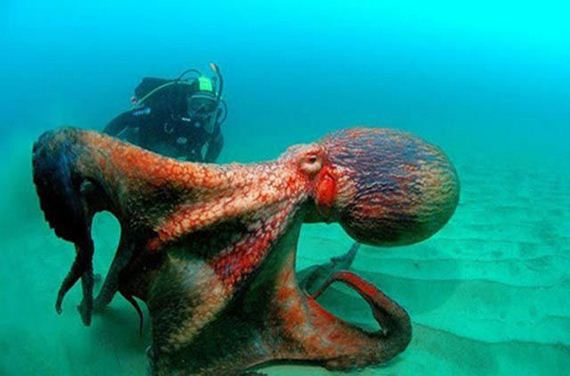
//> input picture test-images/pieuvre.jpg, 570 x 376 px
$ ./images   (built with g++ and OpenCV 4)
//> lines starting //> are read from the running program, lines starting //| are printed output that depends on the picture; after the words box and inside, x2 and y2 are one past the last pixel; in counts of white or black regions, pixels touching at a corner belong together
### data.h
#pragma once
#include <opencv2/highgui/highgui.hpp>

using namespace cv;
using namespace std;

#include "polygon.h"
enum SegmentationMode {
	BALLOON_MODE,
	CURV_MODE,
	ALL_MODE
};

class Data {

public:
  Data(Mat &Image);
  Mat image; // Image originale
  Mat bwImage; // Image convertie en noir et blanc.
  Mat gradient; //Norme du gradient
  Mat gGradient; //g(Norme du gradient)
  Mat gx; // gradient en x de g
  Mat gy;  // gradient en y de g
  Polygon polygon; // polygone lié à l'image

  void drawNextStep(double step, const Mat &Image, SegmentationMode mode);
  void findContour(double step, SegmentationMode mode);
  bool isValidPoint(Point2d p);
  //Modigie le polygone en utilisant une descente de gradient et compris dans les bords de l'image.
};

### polygon.h
#pragma once
#include <opencv2/highgui/highgui.hpp>

using namespace cv;
using namespace std;

#include <vector>
class Polygon {
public:
	vector<Point2d> points; //Points du polygone.
	vector<Point2d> regularPoints; //Points du polygone reechantilloné.
	Polygon(); //ctor vide
	Polygon(vector<Point2d> points); //ctor avec les points du polygon.
	void update(const Mat &G); //Met à jour les tangentes etcs.
	void addPoint(Point2d p); // adds a point to the polygon.
	void drawPolygon(const Mat &Image); //draws the polygon on a given image.
	void drawNormales(const Mat &Image);
	void drawCurvatures(const Mat &Image);
	vector<Point2d> rechantillonage(); //adds regular points on the polygon.
	vector<Vec2d> computeTangentes();
	vector<Vec2d> computeNormales();
	vector<Vec2d> computeDeriv();
	vector<double> computeCurvature();
	Vec2d getNormale(int i);
	double getCurvature(int i);
	Point2d getPoint(int i);
	void replacePoint(int i, Point2d p);
	int getRegularPointSize() {return regularPoints.size();};
	vector<Point2d> deleteLoop(); //détecte les boucles internes et supprime les points de la plus petite.
	~Polygon(); //destructor

private:
	vector<Vec2d> tangentes; //Tangentes au polygone rééchantillonné.
	vector<Vec2d> normales; //Normales au polygone rééchantillonné.
	vector<Vec2d> deriveeseconde;
	vector<double> curvature;
};

### data.cpp
#include "data.h"

#include <opencv2/highgui/highgui.hpp>
#include <opencv2/imgproc/imgproc.hpp>
#include <iostream>
#include "polygon.h"
using namespace cv;
using namespace std;

const float COEFF_CURV = 120;
const float COEFF_BALL = 1; //Coefficient de la force ballon.

Mat getGradient(const Mat &I); //Calcule la norme du gradient de l'image
Mat applyFunction(const Mat &I); //Applique la fonction g aux valeurs.
Mat *computeGradient(const Mat &I); //Calcule le gradient de l'image
float g(float x) {return 1/(1 + x * x);} //fonctin g.
bool isvalid(float x) {return (x * 0 == 0);}; //vérifie que le float est bien un number.
// [9 lines left out: function checkValidity, not called in this run]

bool Data::isValidPoint(Point2d p) {
	int m = image.rows, n = image.cols;
	return (p.x >= 0 && p.x < n && p.y >=0 && p.y < m);
}

Data::Data(Mat &A) {
    Mat I(A.rows, A.cols, CV_32F);
    cvtColor(A,I,CV_BGR2GRAY);
    image = A;
    bwImage = I;
    gradient = getGradient(I);
    gGradient = applyFunction(gradient);
    Mat *gradientG = computeGradient(gGradient);
    gx = gradientG[0];
    gy = gradientG[1];
    polygon = Polygon();
}

void Data::drawNextStep(double step, const Mat &Image, SegmentationMode mode) {
	Mat copyImage = Image.clone();
	int m = Image.rows;
	int r,c;
	//cout << "Drawing next step" << endl;
	polygon.drawPolygon(copyImage);
	int L = polygon.regularPoints.size();
	vector<Point2d> nextPoints;
	for (int i = 0; i < L; i++) {
		Point2d p = polygon.getPoint(i);
		r = (int)p.y;
		c = (int)p.x;
		float g = gGradient.at<float>(r,c);
		double curv = polygon.getCurvature(i);
		Vec2d normale = polygon.getNormale(i);
		float gradx = gx.at<float>(r,c);
		float grady = gy.at<float>(r,c);
		float nx = normale(0);
		float ny = normale(1);
		//cout << "Step" << i << ": " << g * curv  * step<< endl;
		float scalar = 0.;
		switch (mode) {
			case BALLOON_MODE:
			scalar = - (curv + COEFF_BALL) * g * step;
			break;
			case CURV_MODE:
			scalar = - curv * COEFF_CURV;
			break;
			case ALL_MODE:
			curv = curv + COEFF_BALL;
			scalar =  (gradx * nx + grady * ny - (curv) * g) * step;
			break;
		}
		//cout << scalar << endl;
		Point2d nextP(scalar * nx + p.x, scalar * ny + p.y);
	//	if (isValidPoint(nextP)) {
			line(copyImage, nextP, p, Scalar(0,0,255));
// [12 lines of commented-out code are left out]
	}
	imshow("images", copyImage);
}

void Data::findContour(double step, SegmentationMode mode) {
	int r,c;
	int L = polygon.getRegularPointSize();
	vector<Point2d> nextPoints(L);
	for (int i = 0; i < L; i++) {
		Point2d p = polygon.getPoint(i);
		//cout << "i: " << i << " size: " << L << endl;
		r = (int)p.y;
		c = (int)p.x;
		float g = gGradient.at<float>(r,c);
		double curv = polygon.getCurvature(i);
		Vec2d normale = polygon.getNormale(i);
		float gradx = gx.at<float>(r,c);
		float grady = gy.at<float>(r,c);
		float nx = normale(0);
		float ny = normale(1);
		float scalar = 0.;
		switch (mode) {
			case BALLOON_MODE:
			scalar =  - (curv + COEFF_BALL) * g * step;
			break;
			case CURV_MODE:
			scalar =  - curv * COEFF_CURV;
			break;
			case ALL_MODE:
		    curv = curv + COEFF_BALL;
			scalar =  (gradx * nx + grady * ny - curv * g) * step;
			break;
		}
		Point2d nextP(scalar * nx + p.x, scalar * ny + p.y);
		if (isValidPoint(nextP)) {
		  nextPoints.at(i) = nextP;
		} else {
			nextP.x = nx + p.x;
			nextP.y = ny + p.y;
			nextPoints.at(i) = nextP;
		}
	}
	polygon.points = nextPoints;
	polygon.update(gGradient);
}

Mat getGradient(const Mat &I) {
	int m=I.rows,n=I.cols;
    Mat G(m,n,CV_32F);
    for (int i=0; i<m; i++)
    {
        for (int j=0; j<n; j++)
        {
            float ix,iy;
            if (i==0 || i==m-1)
                iy=0;
            else
                iy=(float(I.at<uchar>(i+1,j))-float(I.at<uchar>(i-1,j)))/2;
            if (j==0 || j==n-1)
                ix=0;
            else
                ix=(float(I.at<uchar>(i,j+1))-float(I.at<uchar>(i,j-1)))/2;

            G.at<float>(i,j)=sqrt(ix*ix+iy*iy);
        }
    }
    return G;
}

Mat *computeGradient(const Mat &I) {
	int m = I.rows, n = I.cols;
	cout << m << ", " << n << endl;
	Mat Ix(m, n, CV_32F), Iy(m, n, CV_32F);
	for (int i = 0; i < m; i++) {
		for (int j = 0; j < n; j++) {
			float ix, iy;
			 if (i==0 || i==m - 1)
                iy=0;
            else
                iy=(I.at<float>(i+1,j)- I.at<float>(i-1,j)) / 2;
            if (j==0 || j==n - 1)
                ix=0;
            else
                ix=(I.at<float>(i,j+1)- I.at<float>(i,j-1))/2;

            Ix.at<float>(i, j) = ix;
            Iy.at<float>(i, j) = iy;
		}
	}
	Mat *result = new Mat[2];
	result[0] = Ix;
	result[1] = Iy;
	return result;
}

Mat applyFunction(const Mat &I) {
	int m = I.rows, n = I.cols;
	Mat result(m, n, CV_32F);
	for (int i = 0; i < m; i++) {
		for (int j = 0; j < n; j++) {
			result.at<float>(i,j) = g(I.at<float>(i,j));
		}
	}
	return result;
}

### polygon.cpp
#include <opencv2/highgui/highgui.hpp>
#include <opencv2/imgproc/imgproc.hpp>
#include <iostream>
#include <math.h>
#include "polygon.h"
using namespace cv;
using namespace std;

#include <vector>

const int PIXEL_STEP = 15; //Ecart entre les points du polygone après ré-échantillonage.

bool segmentCut(Point2d p1, Point2d p2, Point2d q1, Point2d q2);
//Détermine si le segment p1 p2 coupt q1 q2.

Polygon::Polygon() {
		std::vector<Point2d> pts;
		points = std::vector<Point2d>();
		std::vector<Vec2d> norm;
		regularPoints = pts;
		tangentes = norm;
		normales = norm;
		deriveeseconde = norm;
		curvature = std::vector<double>();
	}

	// [9 lines left out: function Polygon, not called in this run]

	void Polygon::addPoint(Point2d p) {
		points.push_back(p);
		regularPoints = rechantillonage();
		tangentes = computeTangentes();
		normales = computeNormales();
		deriveeseconde = computeDeriv();
		curvature = computeCurvature();
	}

	void Polygon::update(const Mat &G) {
		regularPoints = rechantillonage();
		regularPoints = deleteLoop();
		tangentes = computeTangentes();
		normales = computeNormales();
		deriveeseconde = computeDeriv();
		curvature = computeCurvature();
	}

	void Polygon::replacePoint(int i, Point2d p) {
		regularPoints.at(i) = p;
	}

	void Polygon::drawPolygon(const Mat &Image) {
		if (points.size() < 2) return;
		//cout << "Drawing polygon with " << points.size() << endl;
		Point beginPoint = regularPoints[0];
		Point endPoint = beginPoint;
		for (int i = 1; i <= regularPoints.size(); i++) {
			endPoint = regularPoints[i % regularPoints.size()];
			circle(Image,beginPoint, 2, Scalar(255,255,0), 5);
			line(Image, beginPoint, endPoint, Scalar(0,255,0));
			beginPoint = endPoint;
		}
		//drawNormales(Image);
		//drawCurvatures(Image);
		imshow("images", Image);
	}

	// [21 lines left out: functions drawNormales, drawCurvatures, not called in this run]

	Point convexPoint(Point beginPoint, Point endPoint, double t) {
		return Point(t * endPoint.x + (1 - t) * beginPoint.x, t * endPoint.y + (1 - t) * beginPoint.y);
	}

	vector<Point2d> Polygon::rechantillonage() {
		int l = points.size();
		//cout << "Initial points: " << l << endl;
		std::vector<Point2d> newPoints;
		Point beginPoint = points[0];
		Point endPoint = beginPoint;
		double pas = 0;
		for (int i = 1; i <= l; i++) {
			endPoint = points[i % l];
			if (norm(beginPoint-endPoint) > PIXEL_STEP) {
				pas = PIXEL_STEP / (norm(beginPoint-endPoint));
				for (double t = 0; t <=1; t+=pas) {
					Point intermediatePoint = convexPoint(beginPoint, endPoint, t);
					if (norm(intermediatePoint - endPoint) > PIXEL_STEP) {
						newPoints.push_back(intermediatePoint);
					}
				}
			} else {
				newPoints.push_back(beginPoint);
			}
			beginPoint = endPoint;
		}

	//cout<< "Rechantillonage: " << newPoints.size() << " points." <<endl;
	return newPoints;
	}

	vector<Vec2d> Polygon::computeTangentes() {
		int L = regularPoints.size();
		std::vector<Vec2d> tangentes(L);
		if (regularPoints.size() < 3) return tangentes;

		for (int i = 1; i <= L; i++) {
			Point before = regularPoints[(i - 1) % L];
			Point after = regularPoints[(i + 1) % L];
			Vec2d tangente((after.x - before.x) / 2, (after.y - before.y) / 2);
			tangentes[i % L] = tangente;
		}
	return tangentes;
	}

	vector<Vec2d> Polygon::computeNormales() {
		int L = regularPoints.size();
		std::vector<Vec2d> normales;
		for (int i = 0; i < L; i++) {
			Vec2d normale(-tangentes[i](1), tangentes[i](0));
			if (norm(normale) == 0) {
				//cout << i << " normale de norme nulle" << endl;
				normales.push_back(normale);
			} else {
				Vec2d norme1 = (1 / norm(normale)) * normale;
				normales.push_back(norme1);
			}
		}
		return normales;
	}

	vector<Vec2d> Polygon::computeDeriv() {
		int L = regularPoints.size();
		std::vector<Vec2d> secondes(L);
		for (int i = 1; i <= L; i++) {
			Point before = regularPoints[(i - 1) % L];
			Point current = regularPoints[i % L];
			Point after = regularPoints[(i + 1) % L];
			Vec2d derivee(after.x - 2 * current.x + before.x, after.y - 2 * current.y + before.y);
			secondes[i % L] = derivee;
		}
		return secondes;
	}

	vector<double> Polygon::computeCurvature() {
		int L = regularPoints.size();
		std::vector<double> curvature(L);
		double xp, yp, xpp, ypp;
		for (int i = 0; i < L; i++) {
			xp = tangentes[i](0);
			yp = tangentes[i](1);
			xpp = deriveeseconde[i](0);
			ypp = deriveeseconde[i](1);
			curvature[i] = (xpp * yp - xp * ypp) / pow ((xp * xp + yp * yp), 1.5);
		}
		return curvature;
	}


	double Polygon::getCurvature(int i) {
		return curvature.at(i);
	}

	Vec2d Polygon::getNormale(int i) {
		return normales.at(i);
	}

	Point2d Polygon::getPoint(int i) {
		return regularPoints.at(i);
	}

	vector<Point2d> Polygon::deleteLoop() {
		int L = regularPoints.size();
		if (L < 2) return regularPoints;
		vector<Point2d> newPoints;
		Point2d p1, p2, q1, q2;
		int cut1, cut2;
		bool found = false;
		for (int i = 0; i < L; i++) {
			if (found) break;
			p1 = regularPoints[i % L];
			p2 = regularPoints[(i+1) % L];
			for (int j = 0; j < L; j++) {
				if (found) break;
				if (j != i && j!= (i+1 % L)) {
					q1 = regularPoints[j % L];
					q2 = regularPoints[(j+1) % L];
					if (segmentCut(p1, p2, q1, q2)) {
						found = true;
						int b1 = j - i;
						int b2 = i - j;
						b1 = (b1 < 0) ? (b1 + L) : b1;
						b2 = (b2 < 0) ? (b2 + L) : b2;
						if (b1 > b2) {
							cut1 = (i + 1);
							cut2 = j;
						} else {
							cut1 = (j + 1);
							cut2 = i;
						}
					}
				}
			}
		}
		if (found) {
			cout << "Found loop: " << cut1 << ", " << cut2 << endl;
			//waitKey();
			if (cut2 < cut1) {cut2 += L;}
			for (int k = cut1; k <= cut2; k++) {
				newPoints.push_back(regularPoints[k % L]);
			}
			return newPoints;
		} else {
			return regularPoints;
		}
	}

	bool segmentCut(Point2d p1, Point2d p2, Point2d q1, Point2d q2) {
		double bq, bp, aq, ap;
		ap = (p2.y - p1.y) / (p2.x - p1.x);
		aq = (q2.y - q1.y) / (q2.x - q1.x);
		bp = p1.y - ap * p1.x;
		bq = q1.y - aq * q1.x;
		if (ap == aq) return false;
		double xintersect = (bq - bp) / (ap - aq);
		if (xintersect == q1.x || xintersect == q2.x) return false;
		if (xintersect == p1.x || xintersect == p2.x) return false;
		double tq = (xintersect - q1.x) / (q2.x - q1.x);
		double tp = (xintersect - p1.x) / (p2.x - p1.x);
		if (tp > 0.01 && tp < 0.99 && tq >0.01 && tq < 0.99) {
			cout << "Tp: " << tp << endl;
			cout <<"Tq: " << tq << endl;
			return true;
		}
		return false;
	}

	Polygon::~Polygon(){}

### images.cpp
#include <opencv2/highgui/highgui.hpp>
#include <opencv2/imgproc/imgproc.hpp>

#include <iostream>
#include "polygon.h"
#include "data.h"

using namespace cv;
using namespace std;

const float STEP = 5;
const SegmentationMode mode = ALL_MODE;
const string WIN_NAME = "images";

Mat float2byte(const Mat& If);

void onMouse1(int event,int x,int y,int foo,void* p)
{
	if (event!= CV_EVENT_LBUTTONDOWN)
		return;
	Point m1(x,y);
    Data *D = (Data *)p;
    D->polygon.addPoint(m1);
    cout << "Adding point: (" << x << ", " << y << ")" << endl;
    D->polygon.drawPolygon(D->image.clone());
}

int main()
{
	// Mat A=imread("../segmentation.png");
	Mat A = imread("test-images/pieuvre.jpg");
//> A is the input picture: 376 rows x 570 cols, CV_8UC3; mean B, G, R 137.6, 140.6, 26.2
	// Mat A = imread("test-images/eiffel.jpg");
	// Mat A = imread("test-images/starfish.jpg");
    namedWindow(WIN_NAME);
    imshow(WIN_NAME,A);
    Data *D = new Data(A);
//> after the loop in getGradient, `for (int i=0; i<m; i++)`:
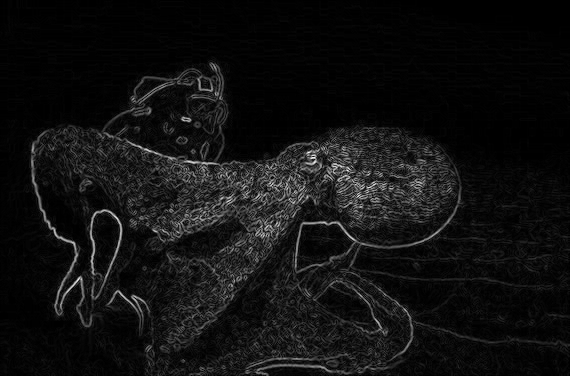
//> G: 376 rows x 570 cols, CV_32FC1; min 0, max 74.05, mean 5; drawn with min black and max white
//> after the loop in applyFunction, `for (int i = 0; i < m; i++)`:
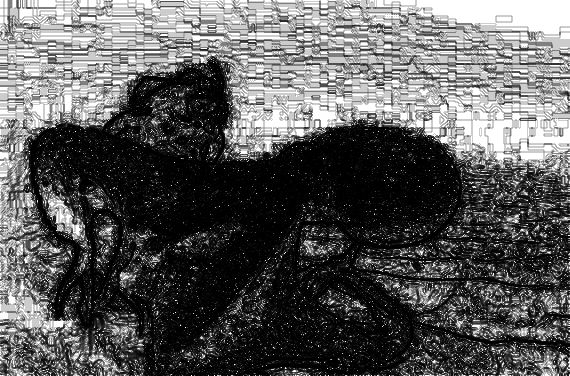
//> result: 376 rows x 570 cols, CV_32FC1; min 0.000182, max 1, mean 0.356
//| 376, 570
//> after the loop in computeGradient, `for (int i = 0; i < m; i++)`:
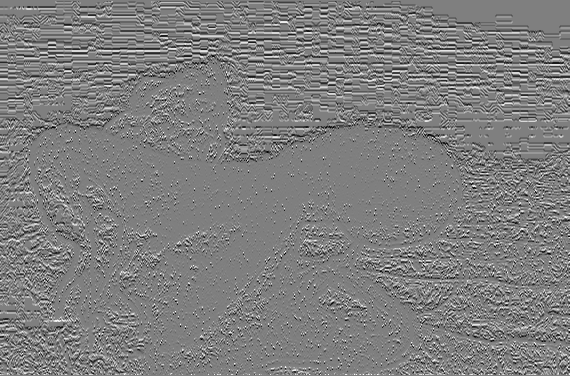
//> Iy: 376 rows x 570 cols, CV_32FC1; min -0.499, max 0.5, mean -0.00158; drawn with min black and max white
    bool modifyPolygon = true;
    imshow("gGradient", float2byte(D->gGradient));
//> in float2byte, `minMaxLoc(If,&minVal,&maxVal);`: minVal = 0.000182; maxVal = 1
    imshow("gx", float2byte(D->gx));
    imshow("gy", float2byte(D->gy));
    cout << "Gradient computing done, please define polygon." << endl;
    imshow(WIN_NAME, float2byte(D->image));
    setMouseCallback(WIN_NAME, onMouse1, D);
    waitKey();
//> the left mouse button is pressed and released at (142, 94)
//> the left mouse button is pressed and released at (427, 94)
//> after the loop in drawPolygon (call 2), `for (int i = 1; i <= regularPoints.size(); i++)`: Image: 376 rows x 570 cols, CV_8UC3; 0.75% of pixels changed, all inside (x1, y1, x2, y2) = (137, 88, 433, 100)
//> the left mouse button is pressed and released at (427, 282)
//> after the loop in drawPolygon (call 3), `for (int i = 1; i <= regularPoints.size(); i++)`: Image: 376 rows x 570 cols, CV_8UC3; 1.92% of pixels changed, all inside (x1, y1, x2, y2) = (137, 88, 433, 288)
//> the left mouse button is pressed and released at (142, 282)
//> after the loop in drawPolygon (call 4), `for (int i = 1; i <= regularPoints.size(); i++)`:
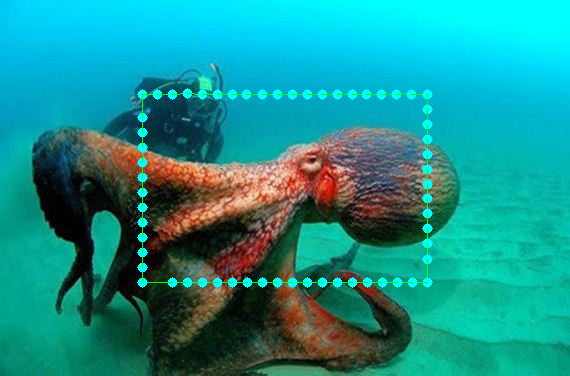
//> Image: 376 rows x 570 cols, CV_8UC3; 2.21% of pixels changed, all inside (x1, y1, x2, y2) = (137, 88, 433, 288)
    cout <<  "Polygon definition is over" << endl;
    setMouseCallback(WIN_NAME, NULL, NULL);
    Mat Imcloned;
    //force ballon:
    while (true) {
   	cout << "Gradient descent ...";
 	  	D->drawNextStep(STEP, D->image.clone(), mode);
//> the loop in drawNextStep, `for (int i = 0; i < L; i++)` made 61 passes
//> (g, gradx, grady, nextP) on passes 1 to 12: (0.19, -0.0266, -0.0343, Point(141.1, 93.45)), (0.133, -0.0119, 0.0559, Point(157, 93.61)), (0.0909, -0.0427, -0.013, Point(172, 93.48)), (0.0526, 0.00109, -0.132, Point(187, 92.08)), (0.00688, 0.00222, -0.0051, Point(202, 93.94)), (0.000821, -1.52e-05, 0.000171, Point(217, 94)), (0.8, 0.382, -0.246, Point(232, 88.77)), (1, -0.1, 0.167, Point(246, 89.83)), (1, -0.1, 0, Point(262, 89)), (0.8, 0, 0, Point(277, 90)), (0.8, 0, 0, Point(292, 90)), (0.8, 0, 0, Point(307, 90))
//> after the loop in drawNextStep, `for (int i = 0; i < L; i++)`:
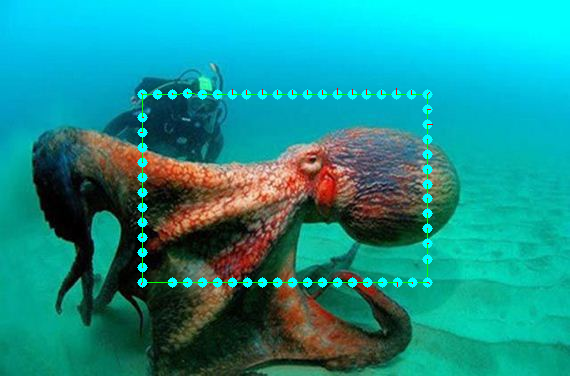
//> copyImage: 376 rows x 570 cols, CV_8UC3; 0.07% of pixels changed, all inside (x1, y1, x2, y2) = (140, 88, 433, 287)
    	waitKey();
    	D->findContour(STEP, mode);
//> the loop in findContour, `for (int i = 0; i < L; i++)` made 61 passes
//> (g, gradx) on pass 56: (0.00591, 0.00291)
//> the loop in deleteLoop, `for (int i = 0; i < L; i++)` made 62 passes
    	//cout << "found contour" << endl;
    	D->polygon.drawPolygon(D->image.clone());
//> after the loop in drawPolygon (call 6), `for (int i = 1; i <= regularPoints.size(); i++)`: Image: 376 rows x 570 cols, CV_8UC3; 2.25% of pixels changed, all inside (x1, y1, x2, y2) = (135, 83, 438, 292)
//> call 2 of drawNextStep, with step = 5
//> the loop in drawNextStep (call 2), `for (int i = 0; i < L; i++)` made 62 passes
//> after the loop in drawNextStep (call 2), `for (int i = 0; i < L; i++)`:
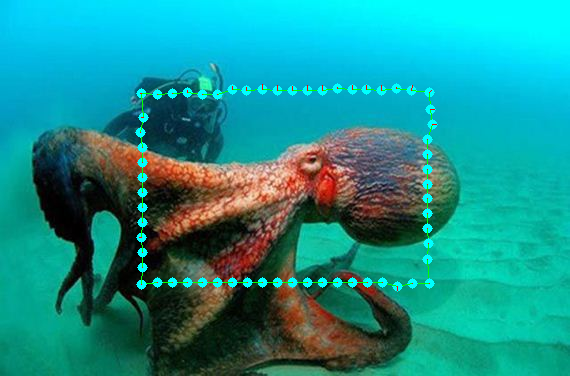
//> copyImage: 376 rows x 570 cols, CV_8UC3; mean B, G, R 140.1, 143.8, 25.6
//> the loop in findContour (call 2), `for (int i = 0; i < L; i++)` made 62 passes
//> the loop in deleteLoop (call 2), `for (int i = 0; i < L; i++)` made 62 passes
//> the loop in drawPolygon (call 8), `for (int i = 1; i <= regularPoints.size(); i++)` made 62 passes
//> after the loop in drawPolygon (call 8), `for (int i = 1; i <= regularPoints.size(); i++)`:
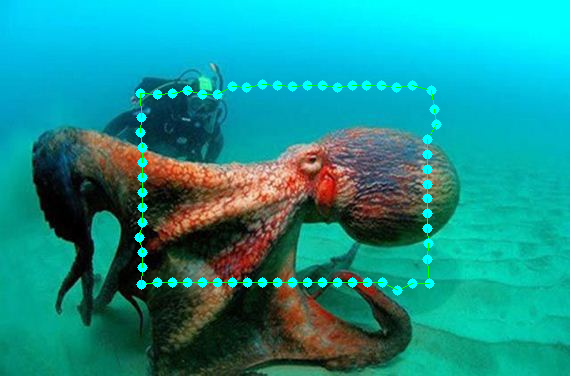
//> Image: 376 rows x 570 cols, CV_8UC3; 2.26% of pixels changed, all inside (x1, y1, x2, y2) = (134, 79, 442, 296)
    	waitKey();
     cout << "Done." << endl;
    }
    return 0;
}


Mat float2byte(const Mat& If)
{
    double minVal, maxVal;
    minMaxLoc(If,&minVal,&maxVal);
    Mat Ib;
    If.convertTo(Ib, CV_8U, 255.0/(maxVal - minVal),-minVal * 255.0/(maxVal - minVal));
    return Ib;
}
